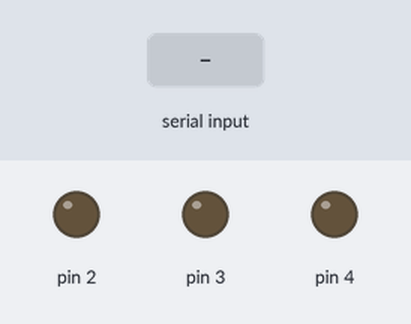
A sketch run on a simulated Arduino Uno, built with avr-gcc and run on an emulated ATmega328P. On the bench: output pins drawn as LEDs (lit = HIGH). Inputs (shaded band) come from the test bench.

Above: at 1.2 s.
1.3 s: "90,45\n" received over Serial
At 1.9 s:
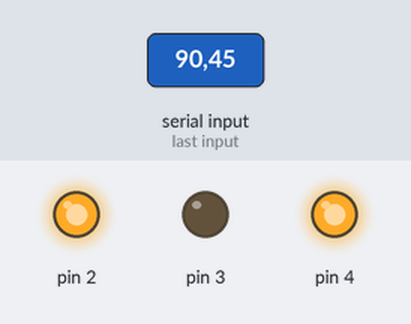
3.0 s: "5\n" received over Serial
At 4.6 s:
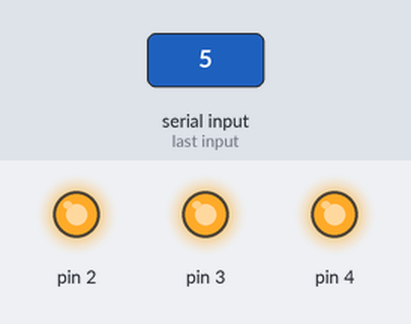
5.0 s: "200\n" received over Serial
At 6.2 s:
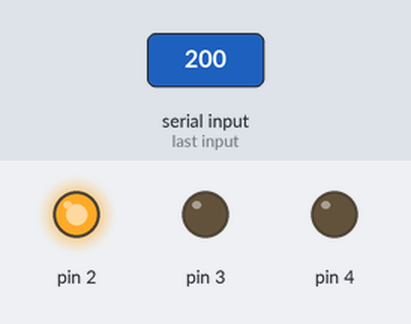
7.0 s: "5\n" received over Serial
At 8.7 s:
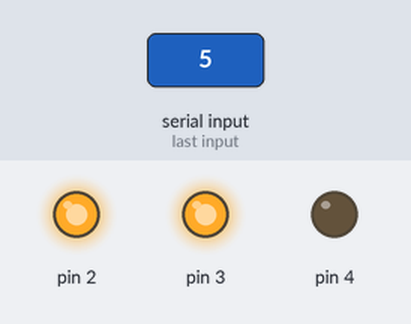
9.0 s: "30,150\n" received over Serial
At 10.4 s:
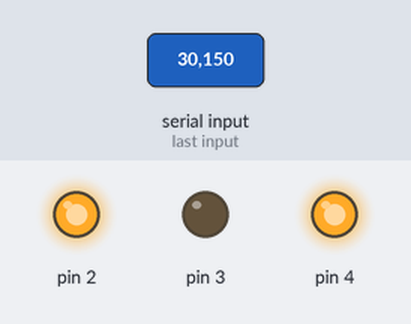
11.0 s: "90\n" received over Serial
At 12.0 s:
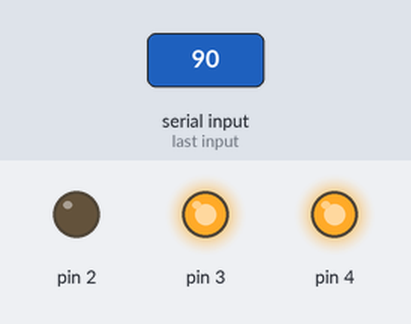
Timing chart, 0 to 14.0 s (numbered marks = the images above; inputs shaded):
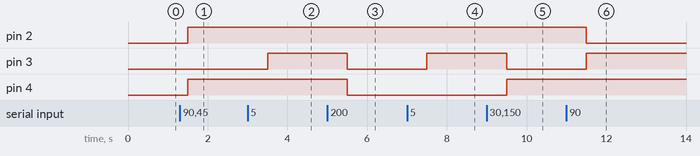

Measured:
- after the input at 1.3 s, pin 2, pin 4: LOW → HIGH after 0.20 s
- after the input at 3.0 s, pin 3: LOW → HIGH after 0.50 s
- after the input at 5.0 s, pin 3, pin 4: HIGH → LOW after 0.50 s
- after the input at 7.0 s, pin 3: LOW → HIGH after 0.50 s
- after the input at 9.0 s, pin 3: HIGH → LOW after 0.50 s; pin 4: LOW → HIGH after 0.50 s
- after the input at 11.0 s, pin 2: HIGH → LOW after 0.50 s; pin 3: LOW → HIGH after 0.50 s

The sketch:

serial_leds.ino
```cpp
void setup() {
  Serial.begin(9600);
  pinMode(2, OUTPUT);
  pinMode(3, OUTPUT);
  pinMode(4, OUTPUT);
}
int values[3] = {0, 0, 0};
void loop() {
  int count = 0;
  while (Serial.available() > 0) {
    int input = Serial.read() - '0';
    values[count] = input;
    count++;
  }
  count = 0;

  digitalWrite(2, values[0]);
  digitalWrite(3, values[1]);
  digitalWrite(4, values[2]);

  delay(500);
}
```
